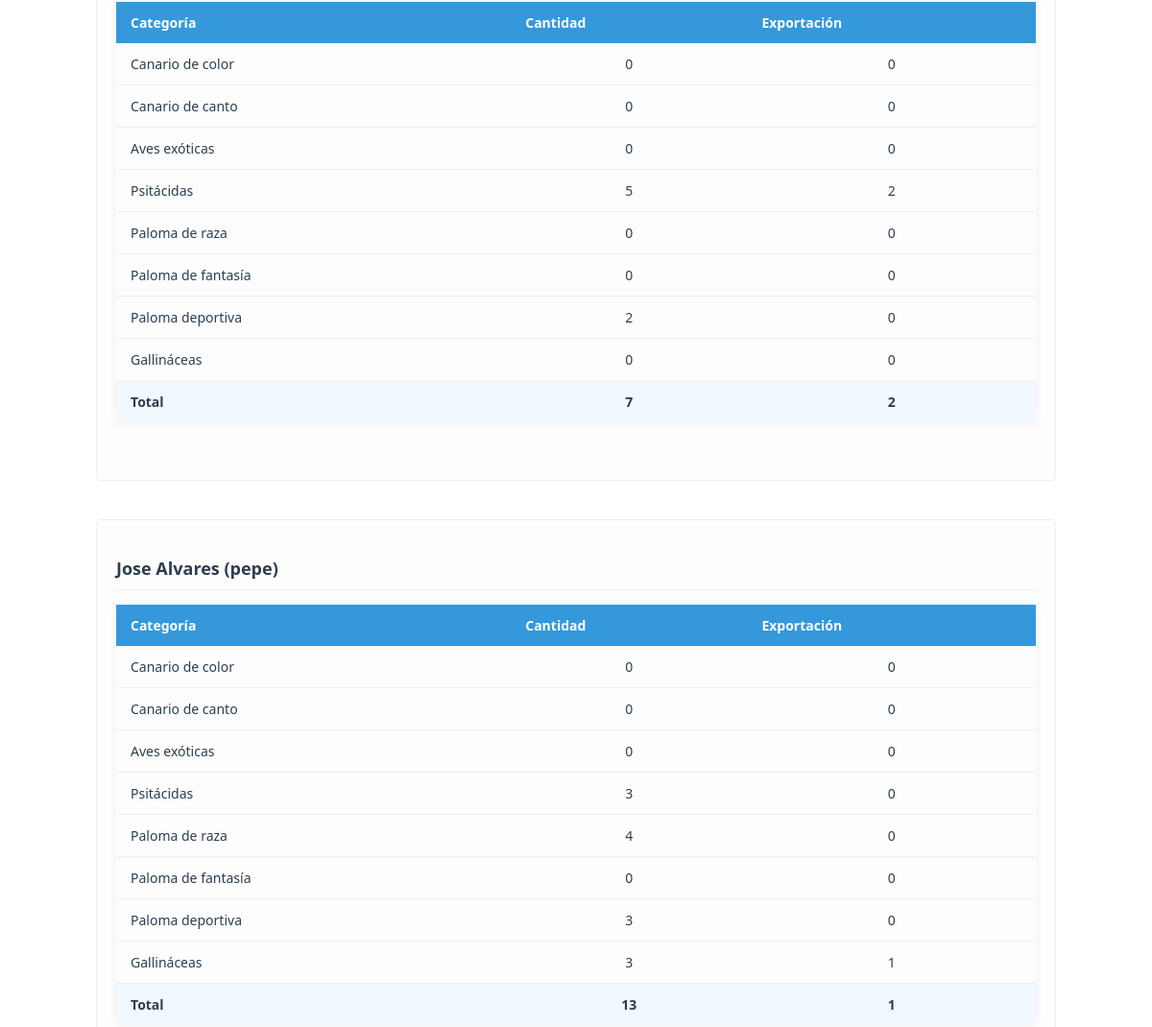
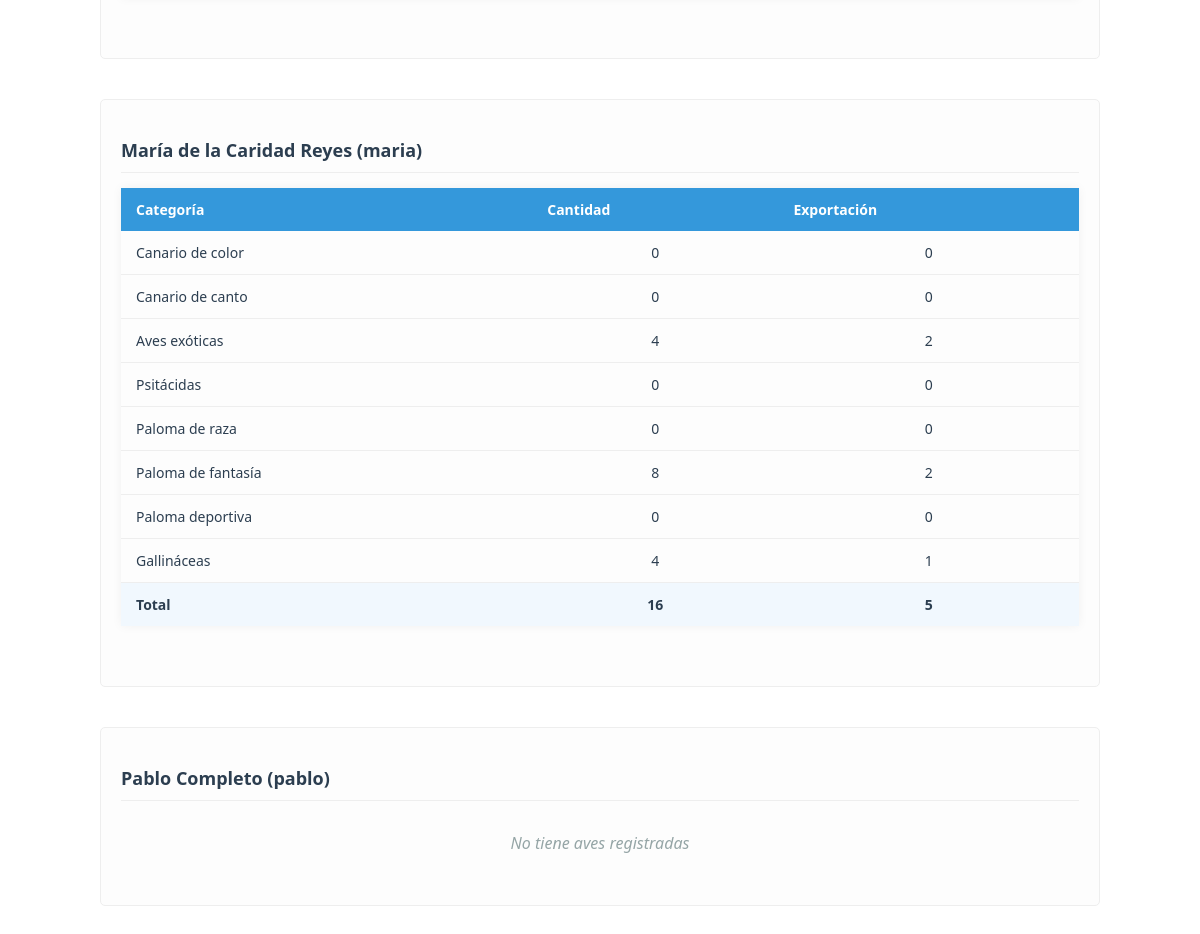
Page /admin/associates_report (signed in, lower part) on the earlier database version (2 pictures, top to bottom).
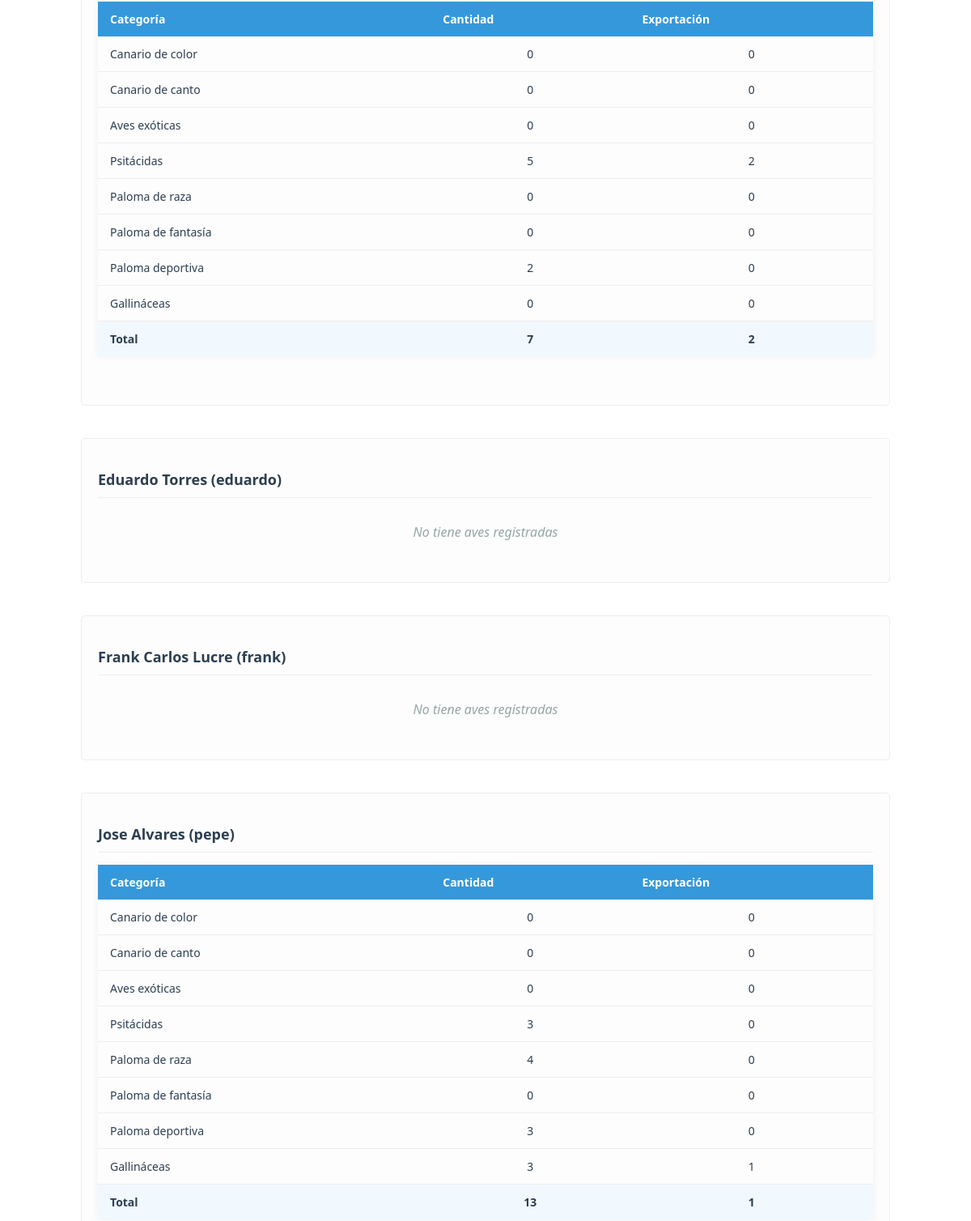
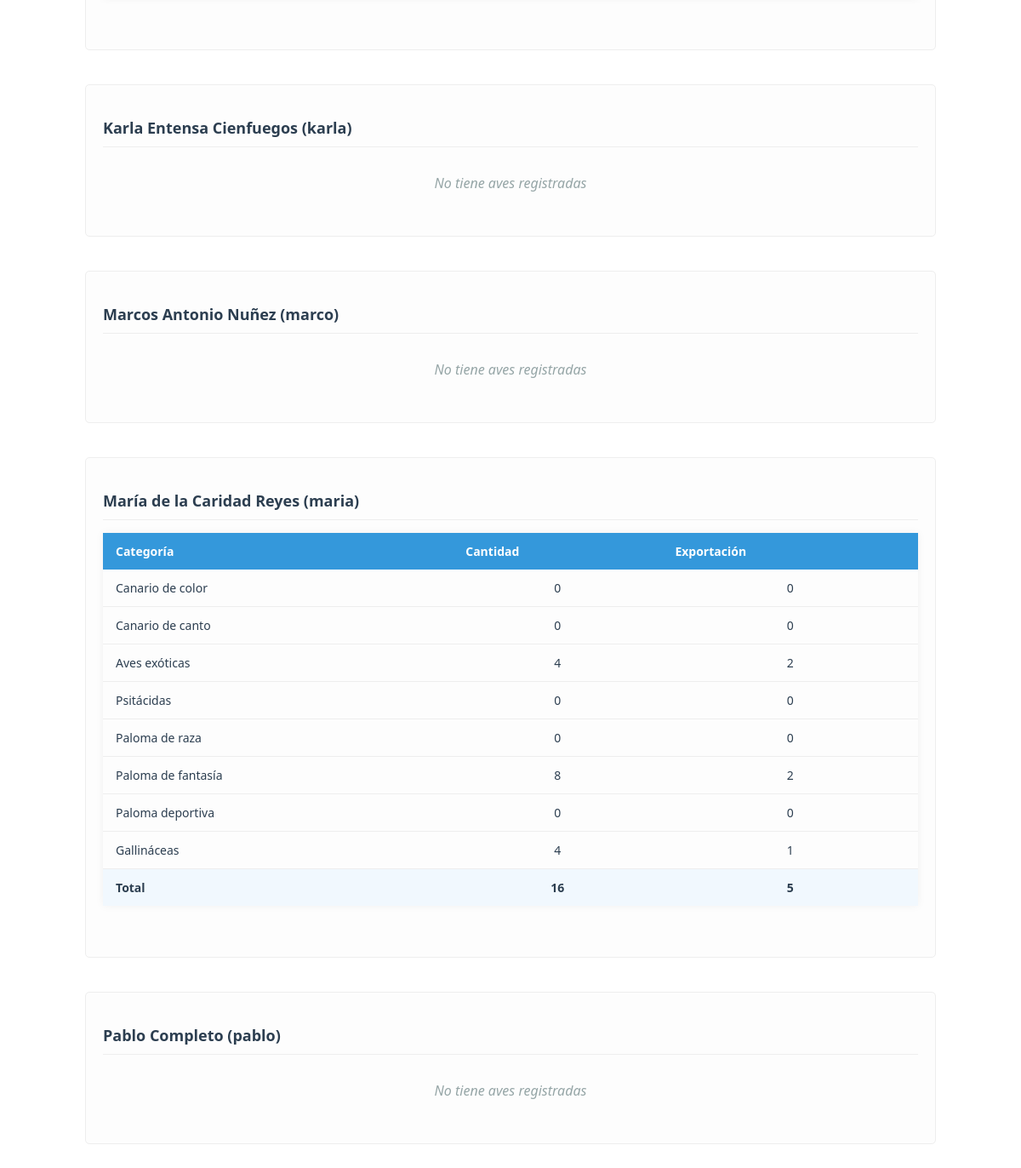
Same page on the later database version (2 pictures, top to bottom).
### models.py (models this page shows, shortened)
class User(UserMixin, db.Model):
    id = db.Column(db.Integer, primary_key=True)
    username = db.Column(db.String(80), unique=True, nullable=False, index=True)
    email = db.Column(db.String(120), unique=True, nullable=False, index=True)
    password_hash = db.Column(db.String(128))
    role = db.Column(db.String(20), default='user')  # 'admin', 'specialist', 'dependiente', 'user'
    is_associated = db.Column(db.Boolean, default=False, nullable=False)
    full_name = db.Column(db.String(100), nullable=False)
    phone = db.Column(db.String(20), nullable=False)
    profile_image = db.Column(db.String(255))  # Ruta de la imagen de perfil
    last_login = db.Column(db.DateTime)  # Fecha del último inicio de sesión
    is_active = db.Column(db.Boolean, default=True)  # Para manejar cuentas activas/inactivas
    address = db.Column(db.String(200))  # Nuevo campo para dirección
    birds = db.relationship('UserBirds', backref='user', lazy=True, cascade='all, delete-orphan')
    awards = db.relationship('Award', backref='user', lazy=True, cascade='all, delete-orphan')
    notifications = db.relationship('Notification', backref='user', lazy=True)

class UserBirds(db.Model):
    id = db.Column(db.Integer, primary_key=True)
    user_id = db.Column(db.Integer, db.ForeignKey('user.id'), nullable=False)
    category_id = db.Column(db.Integer, db.ForeignKey('bird_category.id'), nullable=False)
    quantity = db.Column(db.Integer, default=0)
    food_per_bird = db.Column(db.Float)  # lb por ave por día (asignado por especialista)
    food_type = db.Column(db.String(50))  # Tipo de alimento (Maíz, Trigo, etc.)
    food_process = db.Column(db.String(50))  # Proceso del alimento (grano, molido, etc.)
    notes = db.Column(db.Text)  # Notas adicionales sobre las aves
    export_quantity = db.Column(db.Integer, default=0)  # Cantidad para exportación
    last_updated = db.Column(db.DateTime, default=datetime.utcnow, onupdate=datetime.utcnow)

class BirdCategory(db.Model):
    id = db.Column(db.Integer, primary_key=True)
    name = db.Column(db.String(100), nullable=False, unique=True)
    parent_category = db.Column(db.String(100))  # Para jerarquías
    resource_needs = db.Column(db.Text)
    description = db.Column(db.Text)  # Descripción más detallada
    birds = db.relationship('UserBirds', backref='category', lazy=True)

### app.py (the view)
@app.route('/admin/associates_report')
@login_required
def associates_report_view():
    if current_user.role != 'admin':
        abort(403)
    associates = db.session.execute(
        select(User).where(User.is_associated == True).order_by(User.full_name)
    ).scalars()
    categories = db.session.execute(
        select(BirdCategory.name,
               func.sum(UserBirds.quantity).label('total_quantity'),
               func.sum(UserBirds.export_quantity).label('total_export'))
        .select_from(UserBirds)
        .join(BirdCategory)
        .join(User)
        .where(User.is_associated == True)
        .group_by(BirdCategory.name)
    ).all()
    grand_total = sum(cat.total_quantity or 0 for cat in categories)
    grand_export = sum(cat.total_export or 0 for cat in categories)
    return render_template('admin/associates_report.html',
                         associates=associates,
                         categories=categories,
                         grand_total=grand_total,
                         grand_export=grand_export,
                         now=datetime.utcnow())

### app.py (called while the page is built)
@login_manager.user_loader
def load_user(user_id):
    return db.session.get(User, int(user_id))

### templates/admin/associates_report.html (shortened to what this page needs)
{% extends "base_print.html" %}
{% block content %}
<div class="print-container">
    <div class="report-content">
        {% for user in associates %}
        <div class="user-section">
            <h3>{{ user.full_name }} ({{ user.username }})</h3>
            {% if user.birds %}
            <table class="user-birds-table">
                <thead>
                    <tr>
                        <th>Categoría</th>
                        <th>Cantidad</th>
                        <th>Exportación</th>
                    </tr>
                </thead>
                <tbody>
                    {% for bird in user.birds %}
                    <tr>
                        <td>{{ bird.category.name }}</td>
                        <td class="text-center">{{ bird.quantity }}</td>
                        <td class="text-center">{{ bird.export_quantity }}</td>
                    </tr>
                    {% endfor %}
                    <tr class="user-total">
                        <td><strong>Total</strong></td>
                        <td class="text-center"><strong>{{ user.birds|sum(attribute='quantity') }}</strong></td>
                        <td class="text-center"><strong>{{ user.birds|sum(attribute='export_quantity') }}</strong></td>
                    </tr>
                </tbody>
            </table>
            {% else %}
            <p class="no-birds">No tiene aves registradas</p>
            {% endif %}
        </div>
        {% endfor %}
    </div>
</div>
{% endblock %}

Differences in the rows shown:
added User: full_name "Eduardo Torres", username "eduardo", shows "No tiene aves registradas"
added User: full_name "Frank Carlos Lucre", username "frank", shows "No tiene aves registradas"
now on this page (row edited): User: full_name "Karla Entensa Cienfuegos", username "karla", shows "No tiene aves registradas"
added User: full_name "Marcos Antonio Nuñez", username "marco", shows "No tiene aves registradas"
